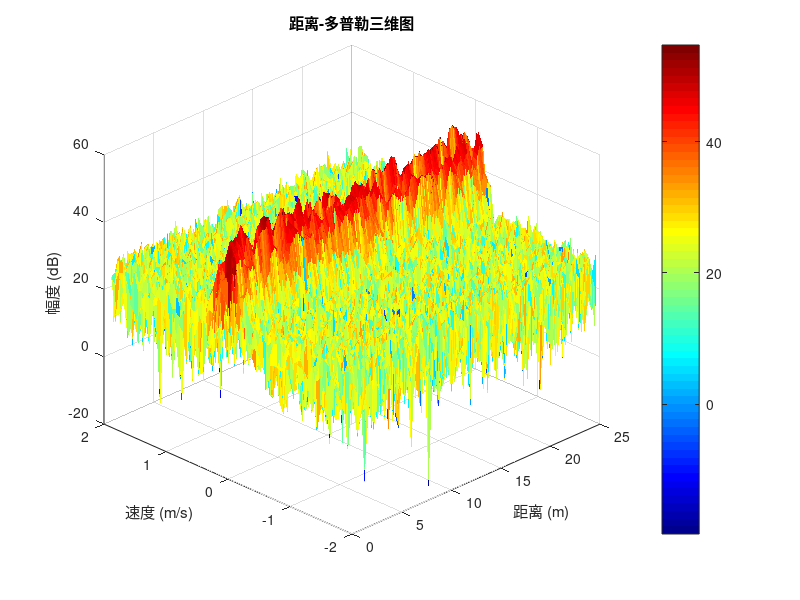

Write MATLAB code to recreate this figure.
%% 地杂波仿真----频谱塑造法
% 参考网址:
% https://blog.csdn.net/moonquakeTT/article/details/155278155

%% 参数设置
clc;clear;close all

% 雷达参数
c       = 3e8;         % 光速 (m/s)
f0      = 77e9;        % 载频 (Hz)，77GHz毫米波雷达
lambda  = c / f0;      % 波长 (m)

% FMCW波形参数
idle_t  = 340e-6;      % 空闲时间 (s)
end_t   = 160e-6;      % 发射信号结束位置 (s)
Tp      = idle_t + end_t;  % 脉冲重复时间 (PRI) (s)
miu     = 24e12;       % 调频斜率 (Hz/s)

% 采样参数
fs                  = 4e6;               % ADC采样率 (Hz)
numSamplePerChirp   = 512;               % 每个Chirp的采样点数
numChirpPerLoop     = 64;                % 每帧Chirp数（慢时间脉冲数）
numRangeGates       = numSamplePerChirp; % 距离门数 = 采样点数
numPulses           = numChirpPerLoop;   % 脉冲数（与Chirp数对应）


% 关键分辨参数 
Tc   = numSamplePerChirp / fs;   % 调频时间 (s)
Be   = miu * Tc;                 % 有效带宽 (Hz)
Rres = c / (2 * Be);             % 距离分辨率 (m)
Vres = lambda / (2 * numPulses * Tp);  % 速度分辨率 (m/s)
Ru   = numSamplePerChirp * Rres;      % 最大不模糊距离 (m)
PRF  = 1 / Tp;                        % 脉冲重复频率 (Hz)

%% MIMO阵列配置

numTx   = 3;    % 发射天线数
numRx   = 4;    % 接收天线数
numVx   = numTx * numRx;  % 虚拟阵列元素数


%% 地杂波环境参数

% 杂波参数
fdc     = 0;           % 杂波中心多普勒频率 (Hz)
                        %   静止雷达对地杂波，中心频率为0
sigma_c = 50;          % 杂波谱宽 (Hz)
                        %   由风速、天线波束宽度等因素决定
                        %   典型值 20~200 Hz
% 杂波功率
Pc      = 10;          % 每个距离门的杂波功率 (线性值)
                        %   可通过CNR（杂噪比）换算
CNR_dB  = 30;          % 杂噪比 (dB)

% 杂波距离分布
Rmin        = 2;       % 杂波起始距离 (m)
Rmax        = min(Ru, 50);  % 杂波截止距离 (m)，限制在可观测范围内

% 使用last从后向前查找,确定有效杂波距离门数量
% index = find(condition, n, direction)
% condition:逻辑条件 n:返回索引数量 direction:first/last
clutter_idx = find((Rmin:Rres:Ru) <= Rmax, 1, 'last');

numClutterGates = max(clutter_idx, 1);  % 有效杂波距离门数


%% 频谱塑型

%% 1.确定PSD形状

% 多普勒频率轴（以零频为中心）
freq_axis = (-numPulses/2 : numPulses/2 - 1) * (1/Tp) /numPulses;

% 高斯型功率谱密度形状
%   PSD(f) = exp(-(f - fdc)^2 / (2 * sigma_c^2))
PSD_shape = exp(-(freq_axis - fdc).^2 / (2 * sigma_c^2));

%% 2.生成 2D 复高斯白噪声(时域)

% 实部虚部独立同分布 ~ N(0, 1/sqrt(2))，除以sqrt(2)保证单位功率
noise_2d = (randn(numRangeGates, numPulses) + ...
            1i * randn(numRangeGates, numPulses)) / sqrt(2);

% 将时域白噪声转换到频域
% 由于复高斯白噪声在时域和频域统计特性不变,可以直接加在频域
% <<此步可以省略>>
% fft(..., [], 2) 对第2维（慢时间/脉冲维）做 FFT
noise_2d = fft(noise_2d, [], 2);

%% 3.慢时间维频谱塑形

% 将 sqrt(PSD) 广播为 [N_range × N_pulse] 矩阵
% 快时间维（第1维）不乘任何因子，保持白色
clutter_freq = noise_2d .* repmat(sqrt(PSD_shape),...
                                         numRangeGates, 1);

%% 4.慢时间维 IFFT → 时域

clutter_2d = ifft(ifftshift(clutter_freq, 2), [], 2);

%% 5.频率归一化

% 统一缩放至 Pc（基准功率），后续由 R_atten 逐门衰减
current_power = mean(abs(clutter_2d(:)).^2);
clutter_2d = clutter_2d * sqrt(Pc / current_power);

% 添加距离衰减 R^4, 逐距离门乘以实数衰减因子
% 实数缩放不改变复高斯性质 → 包络仍为瑞利分布
% R^4 距离衰减因子:
range_axis = (0:numRangeGates-1) * Rres;  % 距离轴 (m)
R_atten = zeros(numRangeGates, 1);         % 距离衰减因子（列向量）

for i = 1:numRangeGates
    R_i = range_axis(i);
    if R_i >= Rmin && R_i <= Rmax
        % R^4 雷达方程衰减，归一化到 Rmin（最近距离门衰减为1）
        R_atten(i) = (Rmin / max(R_i, Rmin))^4;
    end
end

Clutter = clutter_2d .* R_atten;


%% 添加噪声

% 根据CNR计算噪声功率
Pn = Pc / (10^(CNR_dB / 10));  % 噪声功率（线性值）
noise_power = sqrt(Pn / 2);     % 噪声标准差（分配到实部和虚部）

% 生成复高斯白噪声矩阵
noise = noise_power * (randn(numRangeGates, numPulses) + ...
                       1i * randn(numRangeGates, numPulses));

% 合成总信号：杂波 + 噪声
signal_total = Clutter + noise;

%% RD图绘制

% 距离FFT
range_fft = fft(signal_total, [], 1);
range_fft_mag = abs(range_fft);

% 速度FFT（多普勒处理）
rd_fft = fftshift(fft(range_fft, [], 2), 2);
rd_fft_mag = abs(rd_fft);

% 距离轴和多普勒轴
range_axis  = (0:numRangeGates-1) * Rres;
doppler_axis = (-numPulses/2 : numPulses/2-1) * Vres;

% 绘制RD图
figure;
[V_grid, R_grid] = meshgrid(doppler_axis, range_axis);
rd_clutter = mag2db(rd_fft_mag);
surf(R_grid, V_grid, rd_clutter, 'EdgeColor', 'none');
xlabel('距离 (m)');
ylabel('速度 (m/s)');
zlabel('幅度 (dB)');
title('距离-多普勒三维图');
colorbar;
colormap jet; %设置颜色映射
view(-45, 30); %设置视图角度:方位角-45度,俯仰角30度
